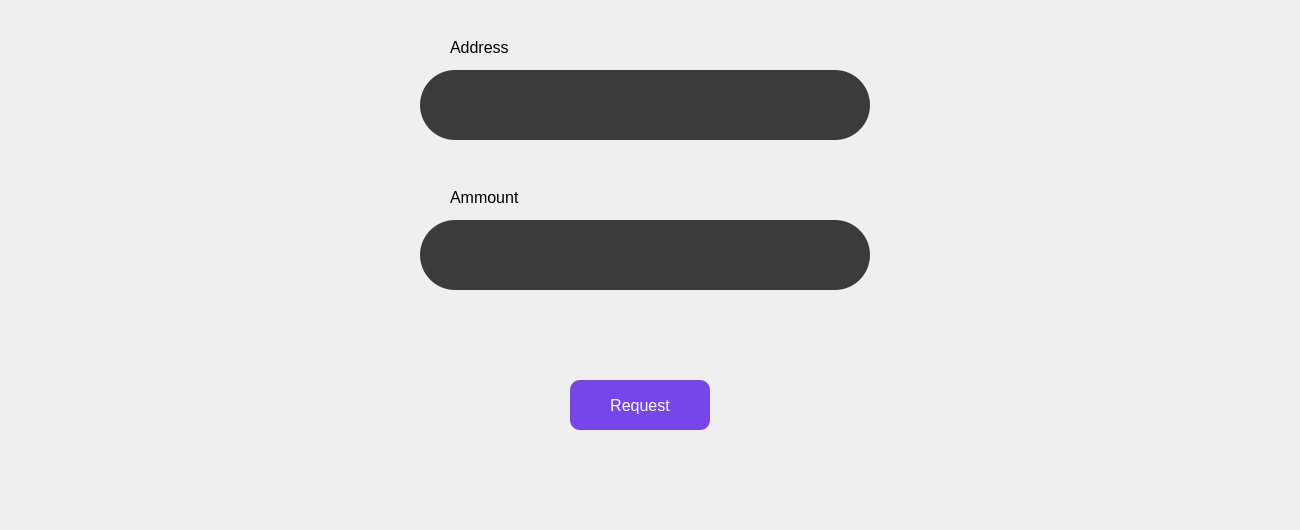
          <widget class="QWidget" name="page_18">
           <widget class="QWidget" name="widget_32" native="true">
            <property name="geometry">
             <rect>
              <x>0</x>
              <y>0</y>
              <width>1291</width>
              <height>521</height>
             </rect>
            </property>
            <property name="styleSheet">
             <string notr="true">QLineEdit{
border-radius:35;
}
QPushButton{
background-color:rgb(122, 105, 233);
color:white;
border-radius:7px;
}</string>
            </property>
            <widget class="QLineEdit" name="lineEdit_18">
             <property name="geometry">
              <rect>
               <x>420</x>
               <y>70</y>
               <width>450</width>
               <height>70</height>
              </rect>
             </property>
             <property name="minimumSize">
              <size>
               <width>450</width>
               <height>70</height>
              </size>
             </property>
             <property name="maximumSize">
              <size>
               <width>450</width>
               <height>70</height>
              </size>
             </property>
             <property name="font">
              <font>
               <pointsize>14</pointsize>
              </font>
             </property>
             <property name="styleSheet">
              <string notr="true">background-color: rgb(59, 59, 59);</string>
             </property>
             <property name="text">
              <string/>
             </property>
             <property name="placeholderText">
              <string/>
             </property>
            </widget>
            <widget class="QLineEdit" name="lineEdit_19">
             <property name="geometry">
              <rect>
               <x>420</x>
               <y>220</y>
               <width>450</width>
               <height>70</height>
              </rect>
             </property>
             <property name="minimumSize">
              <size>
               <width>450</width>
               <height>70</height>
              </size>
             </property>
             <property name="maximumSize">
              <size>
               <width>450</width>
               <height>70</height>
              </size>
             </property>
             <property name="font">
              <font>
               <pointsize>14</pointsize>
              </font>
             </property>
             <property name="styleSheet">
              <string notr="true">background-color: rgb(59, 59, 59);</string>
             </property>
             <property name="text">
              <string/>
             </property>
             <property name="placeholderText">
              <string/>
             </property>
            </widget>
            <widget class="QLabel" name="label_105">
             <property name="geometry">
              <rect>
               <x>450</x>
               <y>30</y>
               <width>151</width>
               <height>36</height>
              </rect>
             </property>
             <property name="font">
              <font>
               <pointsize>16</pointsize>
              </font>
             </property>
             <property name="styleSheet">
              <string notr="true">text-align:center;</string>
             </property>
             <property name="text">
              <string>&lt;html&gt;&lt;head/&gt;&lt;body&gt;&lt;p&gt;&lt;span style=&quot; font-size:12pt;&quot;&gt;Address&lt;/span&gt;&lt;/p&gt;&lt;/body&gt;&lt;/html&gt;</string>
             </property>
            </widget>
            <widget class="QLabel" name="label_106">
             <property name="geometry">
              <rect>
               <x>450</x>
               <y>180</y>
               <width>91</width>
               <height>36</height>
              </rect>
             </property>
             <property name="font">
              <font>
               <pointsize>16</pointsize>
              </font>
             </property>
             <property name="styleSheet">
              <string notr="true">text-align:center;</string>
             </property>
             <property name="text">
              <string>&lt;html&gt;&lt;head/&gt;&lt;body&gt;&lt;p&gt;&lt;span style=&quot; font-size:12pt;&quot;&gt;Ammount&lt;/span&gt;&lt;/p&gt;&lt;/body&gt;&lt;/html&gt;</string>
             </property>
            </widget>
            <widget class="QPushButton" name="pushButton_105">
             <property name="geometry">
              <rect>
               <x>570</x>
               <y>380</y>
               <width>140</width>
               <height>50</height>
              </rect>
             </property>
             <property name="minimumSize">
              <size>
               <width>140</width>
               <height>50</height>
              </size>
             </property>
             <property name="maximumSize">
              <size>
               <width>140</width>
               <height>50</height>
              </size>
             </property>
             <property name="font">
              <font>
               <pointsize>12</pointsize>
               <bold>false</bold>
              </font>
             </property>
             <property name="styleSheet">
              <string notr="true">QPushButton:hover{
	background-color:rgb(100, 60, 200);
}
QPushButton{
background-color:rgb(119, 70, 234);
border-radius:10px;
color:rgb(255, 255, 255);
}</string>
             </property>
             <property name="text">
              <string>Request</string>
             </property>
            </widget>
            <widget class="QLabel" name="label_155">
             <property name="geometry">
              <rect>
               <x>440</x>
               <y>300</y>
               <width>421</width>
               <height>20</height>
              </rect>
             </property>
             <property name="font">
              <font>
               <pointsize>12</pointsize>
              </font>
             </property>
             <property name="styleSheet">
              <string notr="true">color:red;</string>
             </property>
             <property name="text">
              <string/>
             </property>
            </widget>
           </widget>
          </widget>
